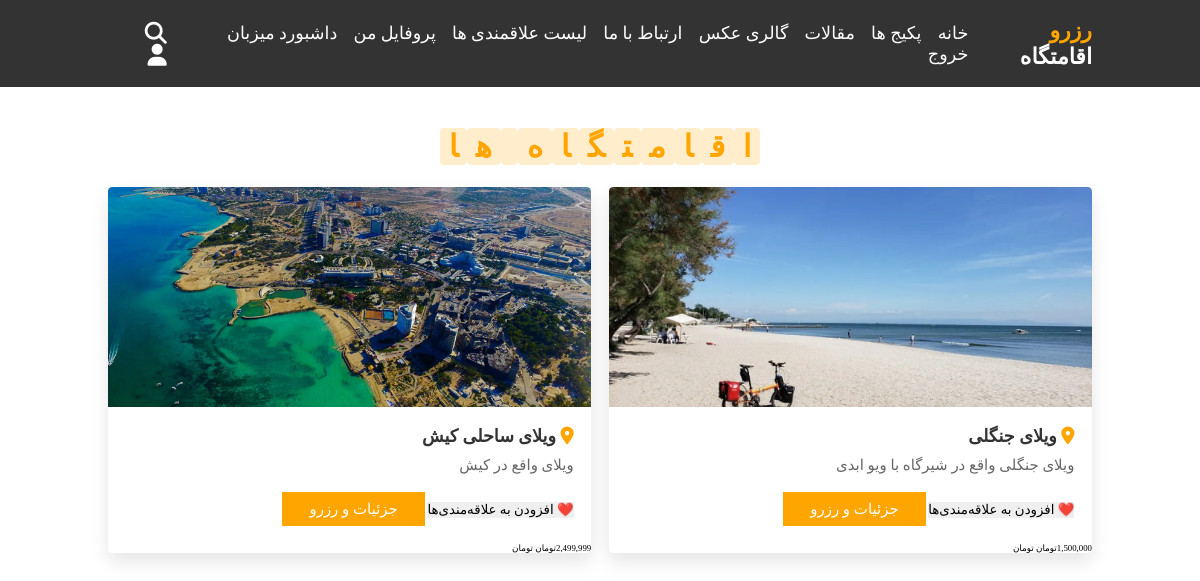
Page /eghamatgah/eghamat_list/ (signed in) on the committed database.
### eghamatgah/models.py (models this page shows, shortened)
class Eghamatgah(models.Model):
    type = (
        ('villa', 'ویلا'),
        ('aparteman', 'آپارتمان'),
        ('khanebagh', 'خانه باغ'),
        ('kolbe', 'کلبه'),
    )
    Ecategory = models.ManyToManyField(Eghamatgah_Category, blank=True, related_name='categories', verbose_name='دسته بندی')
    seller = models.ForeignKey(Seller,on_delete=models.CASCADE, related_name='seller', verbose_name='فروشنده')
    title = models.CharField(max_length=100, verbose_name='عنوان اقامتگاه')
    eghamat_type= models.CharField(max_length=100, choices=type, verbose_name='نوع اقامتگاه')
    ostan = models.CharField(max_length=20, verbose_name='استان')
    shahr = models.CharField(max_length=20, verbose_name='شهر')
    address = models.CharField(max_length=300, verbose_name='آدرس کامل')
    tedad_otagh = models.PositiveIntegerField(null=True, verbose_name='تعداد اتاق')
    metrazh = models.PositiveIntegerField(null=True, verbose_name='متراژ')
    zarfiat = models.PositiveIntegerField(null=True, verbose_name='ظرفیت')
    zarfiat_extra = models.DecimalField(max_digits=10,decimal_places=2, default=0, verbose_name='تعداد نفرات اضافه')
    gheymat_har_shab = models.IntegerField(null=True, verbose_name='قیمت هر شب')
    time_voroud = models.TimeField(null=True, verbose_name='تایم ورود')
    time_khorouj = models.TimeField(null=True, verbose_name='تایم خروج')
    description = models.CharField(max_length=200, verbose_name='توضیحات تکمیلی')
    wifi = models.BooleanField(default=False, verbose_name='اینترنت وای فای')
    parking = models.BooleanField(default=False, verbose_name='پارکینگ')
    pool = models.BooleanField(default=False, verbose_name='استخر')
    kitchen = models.BooleanField(default=False, verbose_name='آشپزخانه')
    tv = models.BooleanField(default=False, verbose_name='تلویزیون')
    image = models.ImageField(upload_to='media',default='', verbose_name='تصویر1')
    image2 = models.ImageField(upload_to='media',default='', verbose_name='تصویر2')
    image3 = models.ImageField(upload_to='media',default='', verbose_name='تصویر3')
    image4 = models.ImageField(upload_to='media',default='', verbose_name='تصویر4')
    image5 = models.ImageField(upload_to='media',default='', verbose_name='تصویر5')
    video = models.FileField(
        upload_to='videos',
        null=True,
        blank=True,
        validators=[FileExtensionValidator(allowed_extensions=['mp4', 'mov', 'avi'])],
        verbose_name='ویدیو'
    )
    aparat_video_id = models.CharField(max_length=100, null=True, blank=True)
    created_at = models.DateTimeField(auto_now_add=True)
    class Meta:
        verbose_name = 'مشخصات اقامتگاه'
        verbose_name_plural = 'مشخصات اقامتگاه ها'

### eghamatgah/views.py (the view)
class EghamatList(ListView):
    model = Eghamatgah
    paginate_by = 5
    template_name = 'eghamatgah/list2.html'
    context_object_name = 'eghamat_list'
    def get_context_data(self, *args, **kwargs):
        context = super(EghamatList, self).get_context_data(*args, **kwargs)
        return context

### polls/templatetags/poll_extras.py (called while the page is built)
@register.filter(name='three_digits_currency')
def three_digits_currency(value:int):
    return '{:,}'.format(value) + 'تومان'

### eghamatgah/templates/eghamatgah/list2.html (shortened to what this page needs)
{% extends 'base2.html' %}
{% load static %}
{% load poll_extras %}
{% block page_content %}
<section class="packages" id="packages">
    <h1 class="heading">
        <span>ا</span><span>ق</span><span>ا</span><span>م</span><span>ت</span><span>گ</span><span>ا</span><span>ه</span><span>‌</span><span>ه</span><span>ا</span>
    </h1>
    <div class="box-container">
        {% for eghamat in eghamat_list %}
            <div class="box">
                <img src="{{ eghamat.image.url }}" alt="{{ eghamat.title }}">
                <div class="content">
                    <h3><i class="fas fa-map-marker-alt"></i> {{ eghamat.title }}</h3>
                    <p>{{ eghamat.description }}</p>
                    <div class="actions">
                        <form method="post" action="{% url 'add_favorite' %}" style="display:inline;">
                            <button type="submit" class="favorite-btn">❤️ افزودن به علاقه‌مندی‌ها</button>
                        </form>
                        <a href="{% url 'eghamat_detail' pk=eghamat.id %}" class="btn">جزئیات و رزرو</a>
                    </div>
                </div>
                <div class="price">
                    {{ eghamat.gheymat_har_shab|three_digits_currency }} <span>تومان</span>
                </div>
            </div>
        {% endfor %}
    </div>
</section>
{% endblock %}

### static/css/style.css (style rules this page uses)
:root { --orange:#ffa500; }
* { font-family: "IRANSansWeb"; margin:0; padding:0; box-sizing: border-box; text-transform: capitalize; outline: none; border:none; text-decoration: none; transition: all .2s linear; }
html { font-family: "IRANSansWeb"; font-size: 62.5%; overflow-x: hidden; scroll-padding-top: 6rem; scroll-behavior: smooth; text-align: right; direction: rtl; }
section { padding:2rem 9%; }
.heading { margin-top: 10rem; text-align: center; padding:2.5rem 0 }
.heading span { font-size: 3.5rem; background:rgba(255, 165, 0,.2); color:var(--orange); border-radius: .5rem; padding:.2rem 1rem; }
.btn { display: inline-block; margin-top: 1rem; background:var(--orange); color:#fff; padding:.8rem 3rem; border:.2rem solid var(--orange); cursor: pointer; font-size: 1.7rem; }
.packages .box-container { display: flex; flex-wrap: wrap; gap:2rem; }
.packages .box-container .box { flex:1 1 30rem; border-radius: .5rem; overflow: hidden; box-shadow: 0 1rem 2rem rgba(0,0,0,.1); }
.packages .box-container .box img { height: 25rem; width:100%; object-fit: cover; }
.packages .box-container .box .content { padding:2rem; }
.packages .box-container .box .content h3 { font-size:2rem; color:#333; }
.packages .box-container .box .content h3 i { color:var(--orange); }
.packages .box-container .box .content p { font-size:1.7rem; color:#666; padding:1rem 0; }
@media (max-width:1200px) { html { font-size: 55%; } }

### rows in the picture
Eghamatgah: image (picture), title "ویلای جنگلی", description "ویلای جنگلی واقع در شیرگاه با ویو ابدی", gheymat_har_shab|three_digits_currency "1,500,000تومان"
Eghamatgah: image (picture), title "ویلای ساحلی کیش", description "ویلای واقع در کیش", gheymat_har_shab|three_digits_currency "2,499,999تومان"
